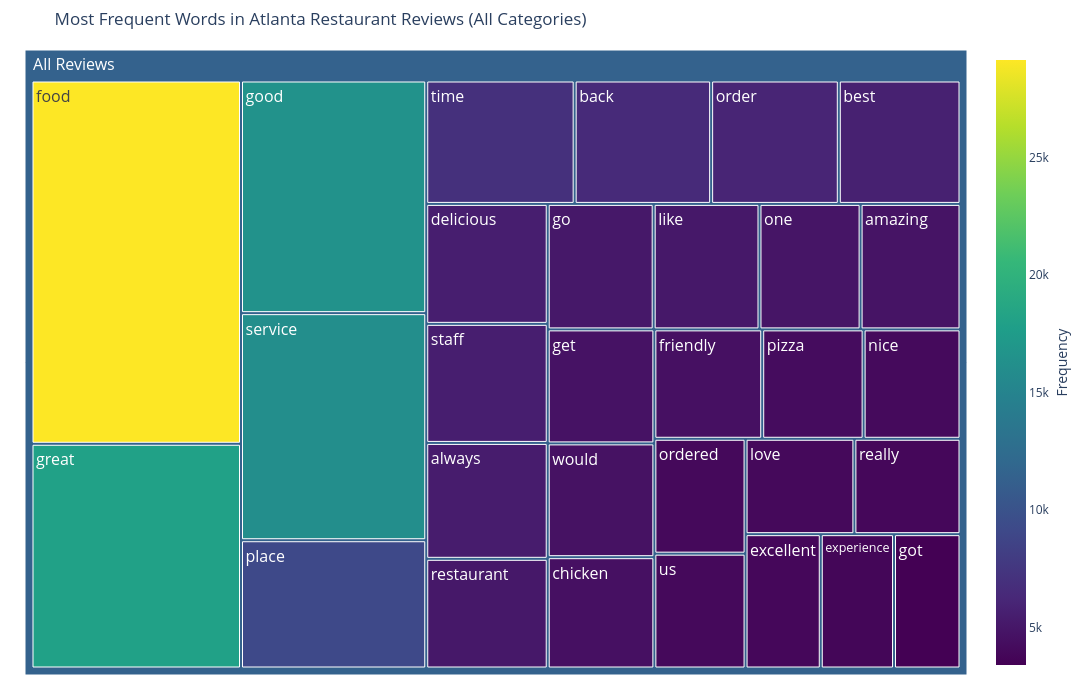

The notebook cell saved with this chart:
### Code cell
df_top = df_words.head(30)

treemap_chart(
    df_top,
    path_col=[px.Constant('All Reviews'), 'word'],
    value_col='count',
    title='Most Frequent Words in Atlanta Restaurant Reviews (All Categories)'
)

### Figure 1 — Plotly figure (JSON) as saved in the notebook; plotly's stock layout.template omitted (floating-point values rounded to 4 significant figures)
{"data": [{"branchvalues": "total", "customdata": [[29150.0], [18030.0], [16500.0], [16110.0], [9099.0], [7013.0], [6449.0], [6033.0], [5751.0], [5580.0], [5539.0], [5392.0], [5102.0], [5092.0], [5085.0], [4859.0], [4801.0], [4656.0], [4647.0], [4546.0], [4517.0], [4248.0], [4058.0], [4013.0], [4011.0], [3975.0], [3876.0], [3869.0], [3768.0], [3420.0], [11410.0]], "domain": {"x": [0, 1], "y": [0, 1]}, "hovertemplate": "<b>%{label}</b><br>frequency=%{value}<extra></extra>", "ids": ["All Reviews/food", "All Reviews/great", "All Reviews/good", "All Reviews/service", "All Reviews/place", "All Reviews/time", "All Reviews/back", "All Reviews/order", "All Reviews/best", "All Reviews/delicious", "All Reviews/staff", "All Reviews/always", "All Reviews/restaurant", "All Reviews/go", "All Reviews/like", "All Reviews/one", "All Reviews/amazing", "All Reviews/get", "All Reviews/would", "All Reviews/chicken", "All Reviews/friendly", "All Reviews/pizza", "All Reviews/nice", "All Reviews/ordered", "All Reviews/us", "All Reviews/love", "All Reviews/really", "All Reviews/excellent", "All Reviews/experience", "All Reviews/got", "All Reviews"], "labels": ["food", "great", "good", "service", "place", "time", "back", "order", "best", "delicious", "staff", "always", "restaurant", "go", "like", "one", "amazing", "get", "would", "chicken", "friendly", "pizza", "nice", "ordered", "us", "love", "really", "excellent", "experience", "got", "All Reviews"], "marker": {"coloraxis": "coloraxis", "colors": [29150.0, 18030.0, 16500.0, 16110.0, 9099.0, 7013.0, 6449.0, 6033.0, 5751.0, 5580.0, 5539.0, 5392.0, 5102.0, 5092.0, 5085.0, 4859.0, 4801.0, 4656.0, 4647.0, 4546.0, 4517.0, 4248.0, 4058.0, 4013.0, 4011.0, 3975.0, 3876.0, 3869.0, 3768.0, 3420.0, 11410.0]}, "name": "", "parents": ["All Reviews", "All Reviews", "All Reviews", "All Reviews", "All Reviews", "All Reviews", "All Reviews", "All Reviews", "All Reviews", "All Reviews", "All Reviews", "All Reviews", "All Reviews", "All Reviews", "All Reviews", "All Reviews", "All Reviews", "All Reviews", "All Reviews", "All Reviews", "All Reviews", "All Reviews", "All Reviews", "All Reviews", "All Reviews", "All Reviews", "All Reviews", "All Reviews", "All Reviews", "All Reviews", ""], "textfont": {"size": 16}, "texttemplate": "%{label}", "type": "treemap", "values": [29150.0, 18030.0, 16500.0, 16110.0, 9099.0, 7013.0, 6449.0, 6033.0, 5751.0, 5580.0, 5539.0, 5392.0, 5102.0, 5092.0, 5085.0, 4859.0, 4801.0, 4656.0, 4647.0, 4546.0, 4517.0, 4248.0, 4058.0, 4013.0, 4011.0, 3975.0, 3876.0, 3869.0, 3768.0, 3420.0, 209200.0]}], "layout": {"coloraxis": {"colorbar": {"title": {"side": "right", "text": "Frequency"}}, "colorscale": [[0, "#440154"], [0.1111, "#482878"], [0.2222, "#3e4989"], [0.3333, "#31688e"], [0.4444, "#26828e"], [0.5556, "#1f9e89"], [0.6667, "#35b779"], [0.7778, "#6ece58"], [0.8889, "#b5de2b"], [1, "#fde725"]]}, "height": 700, "legend": {"tracegroupgap": 0}, "margin": {"b": 25, "l": 25, "r": 25, "t": 50}, "title": {"text": "Most Frequent Words in Atlanta Restaurant Reviews (All Categories)"}, "width": 1200}}
